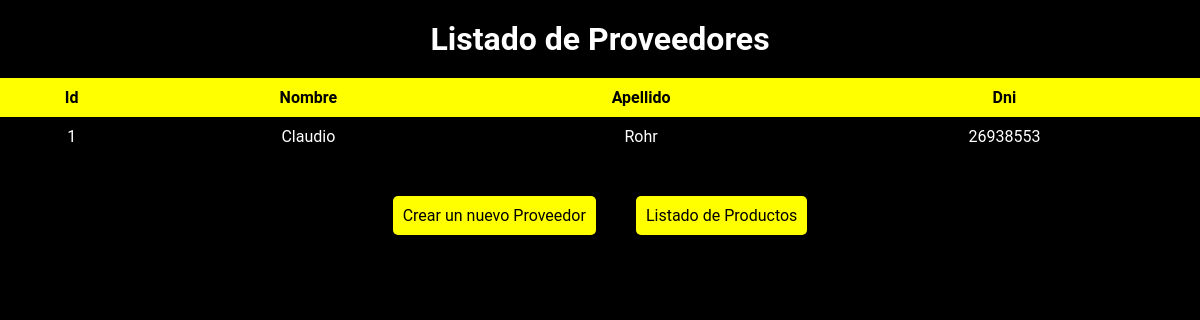
Page /mostrar_proveedores/ on the earlier database version.
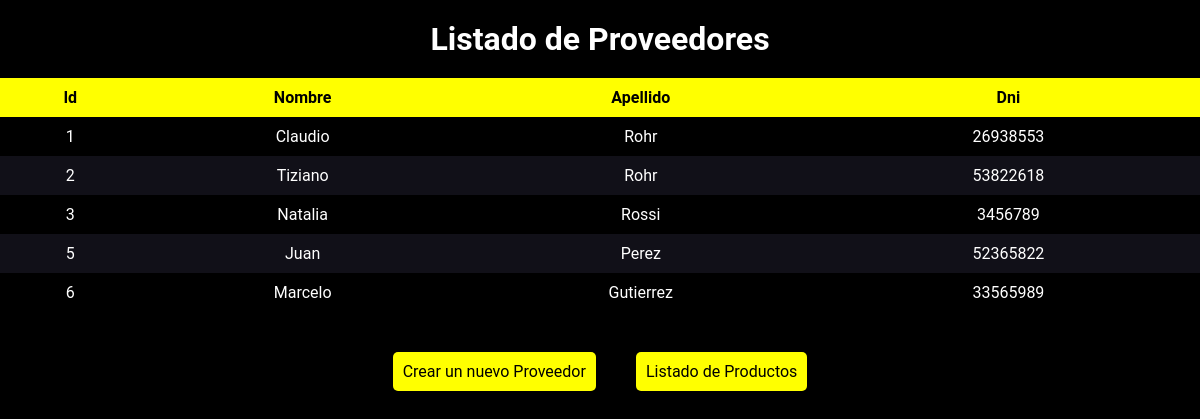
Same page on the later database version.
### compra/models.py (models this page shows, shortened)
class Proveedor(models.Model):
    nombre = models.CharField(max_length=100)
    apellido = models.CharField(max_length=100)
    dni = models.IntegerField()

### compra/views.py (the view)
# urls.py: path('mostrar_proveedores/', views.mostrar_proveedores, name='mostrar_proveedores'),
def mostrar_proveedores(request):
    proveedores = Proveedor.objects.all()
    return render(request, 'listar_proveedores.html', {'proveedores': proveedores} )

### compra/templates/listar_proveedores.html (shortened to what this page needs)
{% load static %}
<!DOCTYPE html>
<html lang="en">
  <head>
    <link
      rel="stylesheet"
      type="text/css"
      href="{% static 'css/listar_proveedores.css' %}"
    />
  </head>
  <body>
    <h1>Listado de Proveedores</h1>
    <table>
      <thead>
        <tr>
          <th>Id</th>
          <th>Nombre</th>
          <th>Apellido</th>
          <th>Dni</th>
        </tr>
      </thead>
      <tbody>
        {% for proveedor in proveedores %}
        <tr>
          <td>{{ proveedor.id }}</td>
          <td>{{ proveedor.nombre }}</td>
          <td>{{ proveedor.apellido }}</td>
          <td>{{ proveedor.dni }}</td>
        </tr>
        {% endfor %}
      </tbody>
    </table>
    <div id="menu">
      <a href="{% url 'crear_proveedor' %}">Crear un nuevo Proveedor</a>
      <a href="{% url 'mostrar_productos' %}">Listado de Productos</a>
    </div>
  </body>
</html>

Differences in the rows shown:
added Proveedor: id "2", nombre "Tiziano", apellido "Rohr", dni "53822618"
added Proveedor: id "3", nombre "Natalia", apellido "Rossi", dni "3456789"
added Proveedor: id "5", nombre "Juan", apellido "Perez", dni "52365822"
added Proveedor: id "6", nombre "Marcelo", apellido "Gutierrez", dni "33565989"
